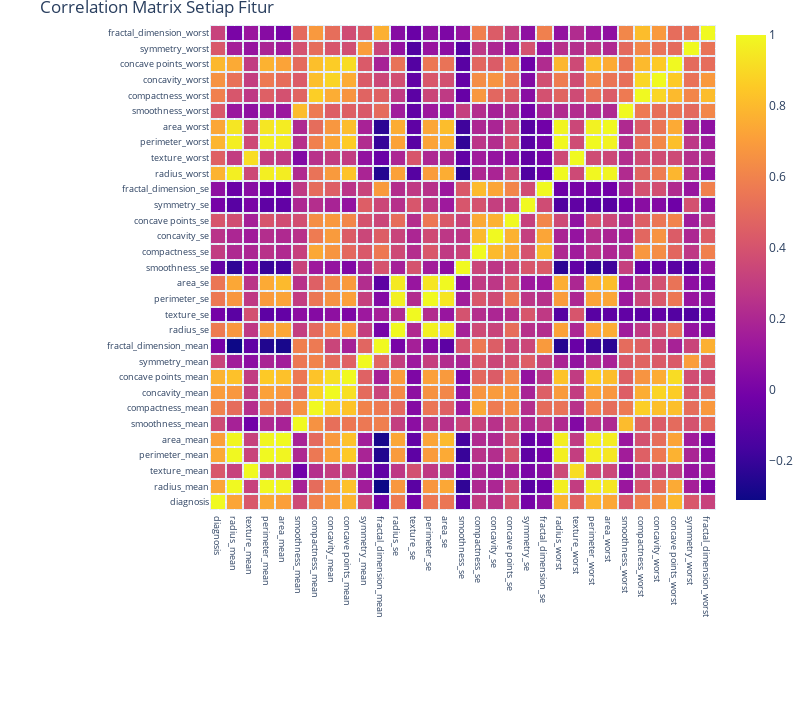

Notebook code cell kept with this figure:
### Code cell
#Plotting
trace = go.Heatmap(z = corr_array,
                   x = matrix_cols,
                   y = matrix_cols,
                   xgap = 2,
                   ygap = 2,
                   colorbar   = dict() ,
                  )
layout = go.Layout(dict(title = 'Correlation Matrix Setiap Fitur',
                        autosize = False,
                        height  = 720,
                        width   = 800,
                        margin  = dict(r = 0 ,l = 210,
                                       t = 25,b = 210,
                                     ),
                        yaxis   = dict(tickfont = dict(size = 9)),
                        xaxis   = dict(tickfont = dict(size = 9)),
                       )
                  )
fig = go.Figure(data = [trace],layout = layout)
py.iplot(fig)

### Figure 1 — Plotly figure (JSON) as saved in the notebook; plotly's stock layout.template omitted (floating-point values rounded to 4 significant figures; data arrays with more than 128 entries replaced by an {"elided": "..."} marker saying what was removed)
{"data": [{"type": "heatmap", "x": ["diagnosis", "radius_mean", "texture_mean", "perimeter_mean", "area_mean", "smoothness_mean", "compactness_mean", "concavity_mean", "concave points_mean", "symmetry_mean", "fractal_dimension_mean", "radius_se", "texture_se", "perimeter_se", "area_se", "smoothness_se", "compactness_se", "concavity_se", "concave points_se", "symmetry_se", "fractal_dimension_se", "radius_worst", "texture_worst", "perimeter_worst", "area_worst", "smoothness_worst", "compactness_worst", "concavity_worst", "concave points_worst", "symmetry_worst", "fractal_dimension_worst"], "xgap": 2, "y": ["diagnosis", "radius_mean", "texture_mean", "perimeter_mean", "area_mean", "smoothness_mean", "compactness_mean", "concavity_mean", "concave points_mean", "symmetry_mean", "fractal_dimension_mean", "radius_se", "texture_se", "perimeter_se", "area_se", "smoothness_se", "compactness_se", "concavity_se", "concave points_se", "symmetry_se", "fractal_dimension_se", "radius_worst", "texture_worst", "perimeter_worst", "area_worst", "smoothness_worst", "compactness_worst", "concavity_worst", "concave points_worst", "symmetry_worst", "fractal_dimension_worst"], "ygap": 2, "z": {"elided": "31x31 float values"}}], "layout": {"autosize": false, "height": 720, "margin": {"b": 210, "l": 210, "r": 0, "t": 25}, "title": {"text": "Correlation Matrix Setiap Fitur"}, "width": 800, "xaxis": {"tickfont": {"size": 9}}, "yaxis": {"tickfont": {"size": 9}}}}
